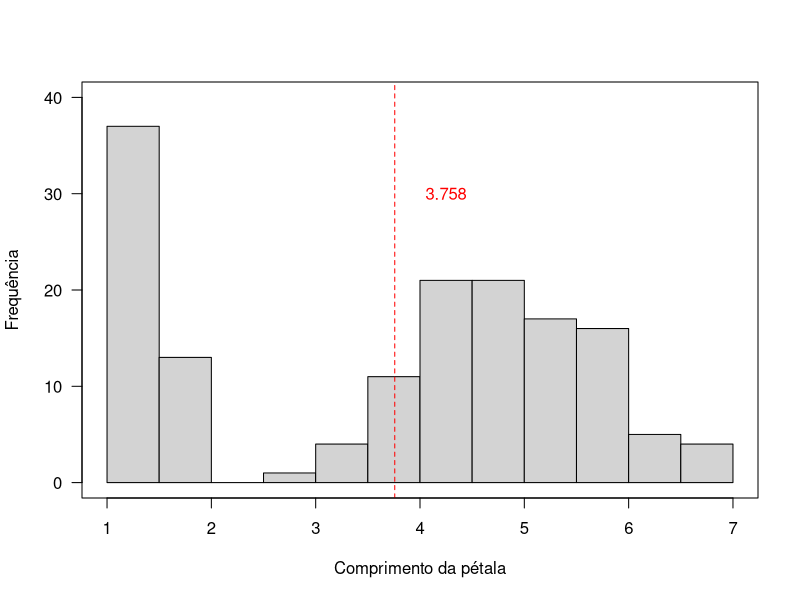
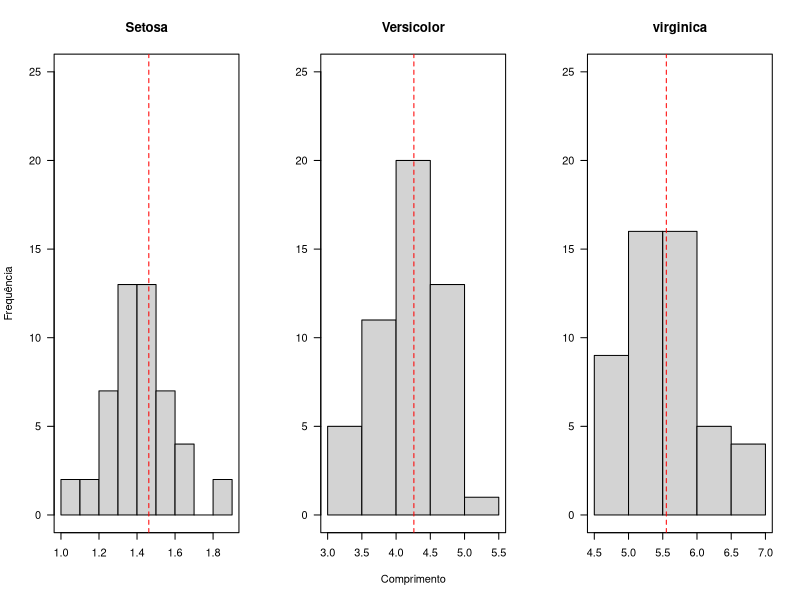
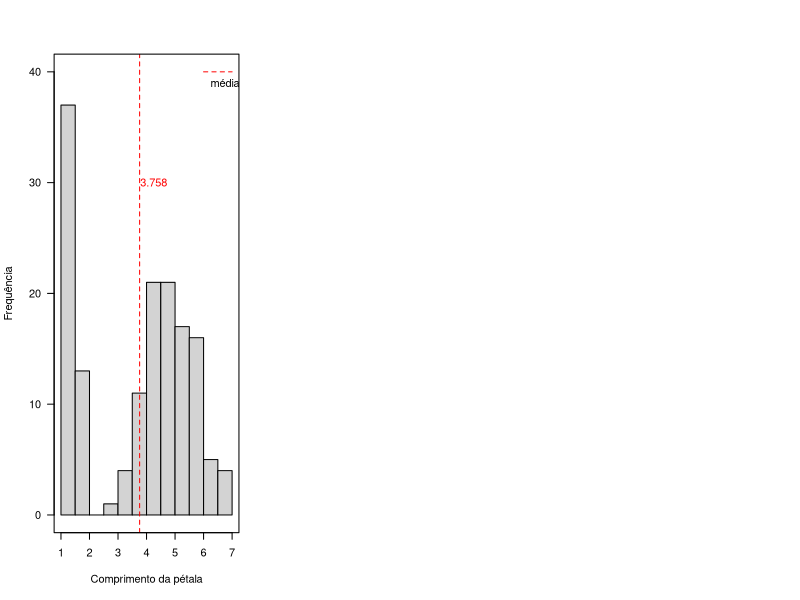

These charts were generated, in order, by the following R code:
# Histogramas com médias
# R 4.2.0
# Refactor @BragatteMAS

data("iris")

summary(iris)

#Hist com linha de média
hist(
  iris$Petal.Length,
  main = "",
  las = 1,
  ylim = c(0, 40),
  xlab = "Comprimento da pétala",
  ylab = "Frequência"
)
abline(v=mean(iris$Petal.Length), lty=2, col="red")
text(x = 4.25, y = 30, labels=mean(iris$Petal.Length), col="red")
box()

###############
#Versão por espécie
par(mfrow = c(1,3))

hist(
  iris$Petal.Length[iris$Species=="setosa"],
  main = "Setosa",
  las = 1,
  ylim = c(0, 25),
  cex = 1.0,
  xlab = "",
  ylab = "Frequência"
)
box()
abline(v=mean(iris$Petal.Lengt[iris$Species=="setosa"]), lty=2, col="red")


hist(
  iris$Petal.Length[iris$Species=="versicolor"],
  main = "Versicolor",
  las = 1,
  ylim = c(0, 25),
  cex = 1.0,
  xlab = "Comprimento",
  ylab = ""
)
box()
abline(v=mean(iris$Petal.Lengt[iris$Species=="versicolor"]), lty=2, col="red")

hist(
  iris$Petal.Length[iris$Species=="virginica"],
  main = "virginica",
  las = 1,
  ylim = c(0, 25),
  cex = 1.0,
  xlab = "",
  ylab = ""
)
box()
abline(v=mean(iris$Petal.Lengt[iris$Species=="virginica"]), lty=2, col="red")

## Adicionando legenda manual
hist(
  iris$Petal.Length,
  main = "",
  las = 1,
  ylim = c(0, 40),
  xlab = "Comprimento da pétala",
  ylab = "Frequência"
)
abline(v=mean(iris$Petal.Length), lty=2, col="red")
text(x = 4.25, y = 30, labels=mean(iris$Petal.Length), col="red")
box()



segments(x0=6, x1=7, y0=40, y1=40, lty=2, col="red")
text(x = 6.75, y=39, labels="média")


dev.off()










